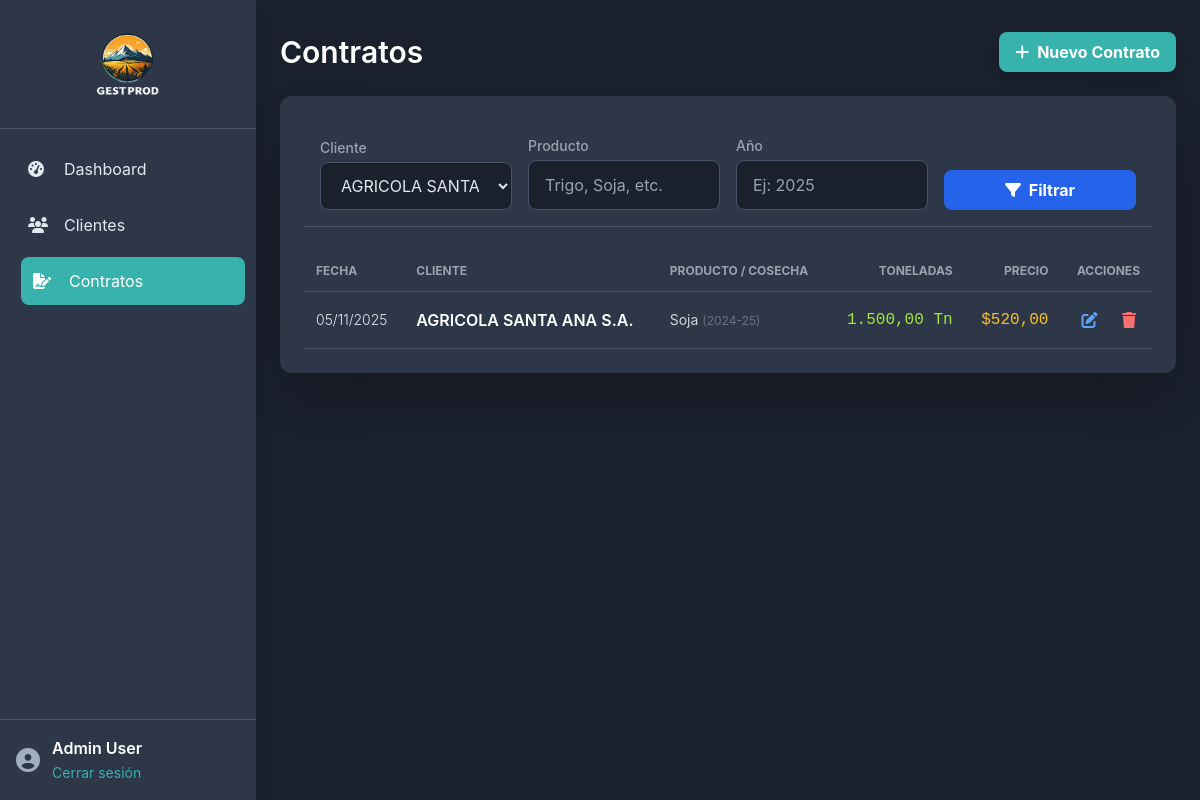
Screenshot of /contratos.php?filtro_cliente=1 (signed in) with the database file from the repository.
### tables this page shows
CREATE TABLE `contratos` (
  `id` int(11) NOT NULL AUTO_INCREMENT,
  `cliente_id` int(11) NOT NULL,
  `fecha_contrato` date NOT NULL,
  `producto` varchar(100) NOT NULL,
  `cosecha` varchar(50) NOT NULL,
  `toneladas` decimal(10,2) NOT NULL,
  `precio` decimal(10,2) NOT NULL,
  `lugar_entrega` varchar(255) NOT NULL,
  `fecha_entrega` varchar(100) NOT NULL,
  `año` int(4) NOT NULL,
  PRIMARY KEY (`id`),
  KEY `cliente_id` (`cliente_id`),
  CONSTRAINT `contratos_ibfk_1` FOREIGN KEY (`cliente_id`) REFERENCES `clientes` (`id`) ON DELETE CASCADE
);

CREATE TABLE `clientes` (
  `id` int(11) NOT NULL AUTO_INCREMENT,
  `cuit` varchar(20) NOT NULL,
  `razon_social` varchar(255) NOT NULL,
  `nombre_fantasia` varchar(255) DEFAULT NULL,
  `tipo_cliente` varchar(50) DEFAULT NULL,
  `email` varchar(255) DEFAULT NULL,
  `telefono` varchar(50) DEFAULT NULL,
  `direccion` varchar(255) DEFAULT NULL,
  `localidad` varchar(100) DEFAULT NULL,
  `provincia` varchar(100) DEFAULT NULL,
  `contacto_nombre` varchar(255) DEFAULT NULL,
  `contacto_puesto` varchar(100) DEFAULT NULL,
  PRIMARY KEY (`id`),
  UNIQUE KEY `cuit` (`cuit`)
);

### contratos.php (the view, shortened to what this page needs)
<?php
include 'header.php';
try {
    $clientes_stmt = $pdo->query("SELECT id, razon_social FROM clientes ORDER BY razon_social");
    $lista_clientes = $clientes_stmt->fetchAll();
} catch (PDOException $e) {
    die("Error al obtener la lista de clientes: " . $e->getMessage());
}
$filtro_cliente = $_GET['filtro_cliente'] ?? '';
$filtro_producto = $_GET['filtro_producto'] ?? '';
$filtro_anio = $_GET['filtro_anio'] ?? '';
$whereClauses = [];
$params = [];
if (!empty($filtro_cliente)) {
    $whereClauses[] = "con.cliente_id = ?";
    $params[] = $filtro_cliente;
}
$whereSql = count($whereClauses) > 0 ? 'WHERE ' . implode(' AND ', $whereClauses) : '';
$sql = "SELECT con.*, cli.razon_social FROM contratos con JOIN clientes cli ON con.cliente_id = cli.id $whereSql ORDER BY con.fecha_contrato DESC";
$stmt = $pdo->prepare($sql);
$stmt->execute($params);
$contratos = $stmt->fetchAll();
?>
<div class="flex justify-between items-center mb-6">
    <h1 class="text-3xl font-semibold text-white">Contratos</h1>
    <button onclick="openModal()" class="bg-[var(--accent-color)] hover:bg-[var(--accent-color-hover)] text-white font-bold py-2 px-4 rounded-lg flex items-center shadow-lg transform transition duration-150 hover:scale-105">
        <i class="fas fa-plus mr-2"></i> Nuevo Contrato
    </button>
</div>
<div class="bg-[var(--bg-dark-2)] p-6 rounded-xl shadow-2xl">
    <form method="GET" action="contratos.php" class="grid grid-cols-1 md:grid-cols-4 gap-4 mb-6 items-end p-4 border-b border-[var(--border-color)]">
        <div>
            <label class="block text-sm font-medium text-gray-400">Cliente</label>
            <select name="filtro_cliente" class="w-full input-style mt-1">
                <?php foreach($lista_clientes as $cliente_item): ?>
                    <option value="<?= $cliente_item['id'] ?>" <?= $filtro_cliente == $cliente_item['id'] ? 'selected' : '' ?>><?= htmlspecialchars($cliente_item['razon_social']) ?></option>
                <?php endforeach; ?>
            </select>
        </div>
        <div>
            <label class="block text-sm font-medium text-gray-400">Producto</label>
            <input type="text" name="filtro_producto" value="<?= htmlspecialchars($filtro_producto) ?>" class="w-full input-style mt-1" placeholder="Trigo, Soja, etc.">
        </div>
        <div>
            <label class="block text-sm font-medium text-gray-400">Año</label>
            <input type="number" name="filtro_anio" value="<?= htmlspecialchars($filtro_anio) ?>" class="w-full input-style mt-1" placeholder="Ej: 2025">
        </div>
        <div>
            <button type="submit" class="w-full bg-blue-600 hover:bg-blue-500 text-white font-bold py-2 px-4 rounded-lg transform transition duration-150 hover:scale-[1.02]">
                <i class="fas fa-filter mr-1"></i> Filtrar
            </button>
        </div>
    </form>
    <div class="overflow-x-auto">
         <?php if (empty($contratos)): ?>
             <div class="p-6 text-center text-gray-500 border border-dashed border-[var(--border-color)] rounded-lg">
                 <i class="fas fa-box-open text-4xl mb-3"></i>
                 <p>No se encontraron contratos con los filtros aplicados. ¡Crea uno nuevo!</p>
             </div>
         <?php else: ?>
             <table class="w-full text-left table-auto">
                 <thead>
                     <tr class="border-b border-[var(--border-color)] uppercase text-gray-400 text-xs">
                         <th class="p-3">Fecha</th>
                         <th class="p-3">Cliente</th>
                         <th class="p-3">Producto / Cosecha</th>
                         <th class="p-3 text-right">Toneladas</th>
                         <th class="p-3 text-right">Precio</th>
                         <th class="p-3 text-right">Acciones</th>
                     </tr>
                 </thead>
                 <tbody>
                     <?php foreach ($contratos as $contrato): ?>
                         <tr class="border-b border-[var(--border-color)] hover:bg-[var(--bg-dark)] transition duration-100">
                             <td class="p-3 text-sm font-light"><?= date("d/m/Y", strtotime($contrato['fecha_contrato'])) ?></td>
                             <td class="p-3 font-semibold text-white"><?= htmlspecialchars($contrato['razon_social']) ?></td>
                             <td class="p-3 text-sm text-gray-300"><?= htmlspecialchars($contrato['producto']) ?> <span class="text-gray-500 text-xs">(<?= htmlspecialchars($contrato['cosecha']) ?>)</span></td>
                             <td class="p-3 text-right font-mono text-lime-400"><?= number_format($contrato['toneladas'], 2, ',', '.') ?> Tn</td>
                             <td class="p-3 text-right font-mono text-amber-400">$<?= number_format($contrato['precio'], 2, ',', '.') ?></td>
                             <td class="p-3 text-right whitespace-nowrap">
                                 <button title="Editar Contrato" onclick='openModal(<?= json_encode($contrato) ?>)' class="text-blue-400 hover:text-blue-300 mr-3 p-1 transition duration-150 hover:scale-110">
                                     <i class="fas fa-edit"></i>
                                 </button>
                                 <button title="Eliminar Contrato" onclick='showDeleteModal(<?= $contrato['id'] ?>)' class="text-red-400 hover:text-red-300 p-1 transition duration-150 hover:scale-110">
                                     <i class="fas fa-trash"></i>
                                 </button>
                             </td>
                         </tr>
                     <?php endforeach; ?>
                 </tbody>
             </table>
         <?php endif; ?>
     </div>
</div>
<?php include 'footer.php'; ?>

### header.php (style rules this page uses)
:root { --bg-dark: #1a202c; --bg-dark-2: #2d3748; --text-light: #e2e8f0; --text-gray: #a0aec0; --border-color: #4a5568; --accent-color: #38b2ac; --accent-color-hover: #319795; }
body { background-color: var(--bg-dark); color: var(--text-light); -webkit-font-smoothing: antialiased; -moz-osx-font-smoothing: grayscale; font-family: 'Inter', sans-serif; }

### contratos.php (style rules this page uses)
.input-style { background-color: var(--bg-dark); border: 1px solid var(--border-color); border-radius: 0.5rem; padding: 0.75rem 1rem; color: var(--text-light); transition: border-color 0.2s, box-shadow 0.2s; }
body { -webkit-font-smoothing: antialiased; -moz-osx-font-smoothing: grayscale; font-family: "Inter", system-ui, -apple-system, BlinkMacSystemFont, "Segoe UI", Roboto, "Helvetica Neue", Arial, "Noto Sans", sans-serif; }

### rows the page displays
contratos: fecha_contrato "05/11/2025", cliente.razon_social "AGRICOLA SANTA ANA S.A.", producto "Soja", cosecha "2024-25", toneladas "1.500,00", precio "520,00"

### other values shown
$_SESSION['user_name'] "Admin User"
form field filtro_cliente "AGRICOLA SANTA ANA S.A."
